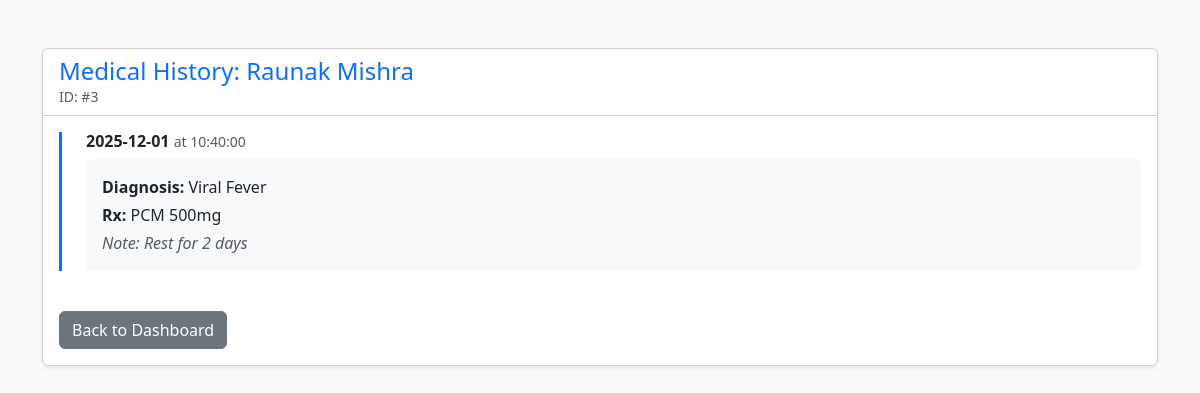
Page /patient_history/3 (signed in) on the committed database.
### models.py (models this page shows)
class Patient(db.Model):
    id = db.Column(db.Integer(), primary_key=True)
    username = db.Column(db.String(100), unique=True, nullable=False)
    password = db.Column(db.String(20), nullable=False)
    full_name = db.Column(db.String(120), nullable=False)
    address = db.Column(db.String(200), nullable=False)
    pincode = db.Column(db.Integer(), nullable=False)
    contact = db.Column(db.Integer(), nullable=False)
    appointments = db.relationship('Appointment', backref='Patient')

class Appointment(db.Model):
    id = db.Column(db.Integer(), primary_key=True)
    patient_id = db.Column(db.Integer(),db.ForeignKey('patient.id'), nullable=False)
    doctor_id = db.Column(db.Integer(), db.ForeignKey('doctor.id'), nullable=False)
    date = db.Column(db.Date, nullable=False)
    time = db.Column(db.Time, nullable=False)
    status = db.Column(db.String(100),nullable=False, default = 'Booked')
    treatment = db.relationship('Treatment', backref='appointment')

class Treatment(db.Model):
    id = db.Column(db.Integer(), primary_key=True)
    appointment_id = db.Column(db.Integer(),db.ForeignKey('appointment.id'), nullable=False)
    diagnosis = db.Column(db.String(100),nullable=False)
    prescription = db.Column(db.String(100),nullable=False)
    notes = db.Column(db.String(100),nullable=False)

### routes.py (the view)
@app.route('/patient_history/<int:patient_id>')
def patient_history(patient_id):
    if 'role' not in session or session['role'] != 'doctor':
        return redirect(url_for('login'))
    patient = Patient.query.get_or_404(patient_id)
    history = Appointment.query.filter_by(patient_id=patient_id, status='Completed')\
                               .join(Treatment)\
                               .order_by(Appointment.date.desc()).all()
    return render_template('patient_history.html', patient=patient, history=history)

### templates/patient_history.html (shortened to what this page needs)
<!DOCTYPE html>
<html lang="en">
<head>
    <link href="https://cdn.jsdelivr.net/npm/bootstrap@5.3.3/dist/css/bootstrap.min.css" rel="stylesheet">
</head>
<body class="bg-light">
    <div class="container mt-5">
        <div class="card shadow-sm">
            <div class="card-header bg-white">
                <h4 class="mb-0 text-primary">Medical History: {{ patient.full_name }}</h4>
                <p class="text-muted small mb-0">ID: #{{ patient.id }} </p>
            </div>
            <div class="card-body">
                {% if history %}
                    <div class="timeline">
                        {% for appt in history %}
                        <div class="border-start border-3 border-primary ps-4 mb-4">
                            <h6 class="fw-bold">{{ appt.date }} <small class="text-muted fw-normal">at {{ appt.time }}</small></h6>
                            <div class="card bg-light border-0">
                                <div class="card-body">
                                    {% for treatment in appt.treatment %}
                                    <p class="mb-1"><strong>Diagnosis:</strong> {{ treatment.diagnosis }}</p>
                                    <p class="mb-1"><strong>Rx:</strong> {{ treatment.prescription }}</p>
                                    <p class="mb-0 text-muted"><em>Note: {{ treatment.notes }}</em></p>
                                    {% endfor %}
                                </div>
                            </div>
                        </div>
                        {% endfor %}
                    </div>
                {% else %}
                    <p class="text-muted">No past medical history found.</p>
                {% endif %}
                <a href="{{ url_for('doctor_dashboard') }}" class="btn btn-secondary mt-3">Back to Dashboard</a>
            </div>
        </div>
    </div>
</body>
</html>

### rows in the picture
Patient: full_name "Raunak Mishra", id "3"
Appointment: date "2025-12-01", time "10:40:00"
Treatment: diagnosis "Viral Fever", prescription "PCM 500mg", notes "Rest for 2 days"
